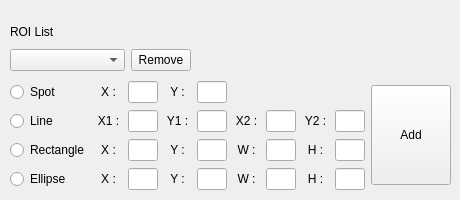
      <widget class="QWidget" name="tabRegionOfInterests">
       <attribute name="title">
        <string>Region of Interests</string>
       </attribute>
       <widget class="QWidget" name="gridLayoutWidget_12">
        <property name="geometry">
         <rect>
          <x>10</x>
          <y>20</y>
          <width>181</width>
          <height>51</height>
         </rect>
        </property>
        <layout class="QGridLayout" name="gridLayout_12">
         <item row="1" column="0">
          <widget class="QComboBox" name="comboBox_ListRoi"/>
         </item>
         <item row="0" column="0">
          <widget class="QLabel" name="label_42">
           <property name="text">
            <string>ROI List</string>
           </property>
          </widget>
         </item>
         <item row="1" column="1">
          <widget class="QPushButton" name="pushButton_RemoveRoiItem">
           <property name="maximumSize">
            <size>
             <width>60</width>
             <height>16777215</height>
            </size>
           </property>
           <property name="text">
            <string>Remove</string>
           </property>
          </widget>
         </item>
        </layout>
       </widget>
       <widget class="QWidget" name="gridLayoutWidget_13">
        <property name="geometry">
         <rect>
          <x>10</x>
          <y>80</y>
          <width>441</width>
          <height>111</height>
         </rect>
        </property>
        <layout class="QGridLayout" name="gridLayout_13">
         <item row="1" column="8">
          <widget class="QLineEdit" name="lineEdit_LineY2">
           <property name="maximumSize">
            <size>
             <width>30</width>
             <height>16777215</height>
            </size>
           </property>
          </widget>
         </item>
         <item row="3" column="3">
          <widget class="QLabel" name="label_52">
           <property name="text">
            <string>Y :</string>
           </property>
           <property name="alignment">
            <set>Qt::AlignCenter</set>
           </property>
          </widget>
         </item>
         <item row="1" column="7">
          <widget class="QLabel" name="label_48">
           <property name="text">
            <string>Y2 :</string>
           </property>
           <property name="alignment">
            <set>Qt::AlignCenter</set>
           </property>
          </widget>
         </item>
         <item row="0" column="4">
          <widget class="QLineEdit" name="lineEdit_SpotY">
           <property name="maximumSize">
            <size>
             <width>30</width>
             <height>16777215</height>
            </size>
           </property>
          </widget>
         </item>
         <item row="3" column="5">
          <widget class="QLabel" name="label_54">
           <property name="text">
            <string>W :</string>
           </property>
           <property name="alignment">
            <set>Qt::AlignCenter</set>
           </property>
          </widget>
         </item>
         <item row="1" column="0">
          <widget class="QRadioButton" name="radioButton_RoiLine">
           <property name="text">
            <string>Line</string>
           </property>
          </widget>
         </item>
         <item row="0" column="3">
          <widget class="QLabel" name="label_44">
           <property name="text">
            <string>Y :</string>
           </property>
           <property name="alignment">
            <set>Qt::AlignCenter</set>
           </property>
          </widget>
         </item>
         <item row="2" column="5">
          <widget class="QLabel" name="label_53">
           <property name="text">
            <string>W :</string>
           </property>
           <property name="alignment">
            <set>Qt::AlignCenter</set>
           </property>
          </widget>
         </item>
         <item row="1" column="3">
          <widget class="QLabel" name="label_46">
           <property name="text">
            <string>Y1 :</string>
           </property>
           <property name="alignment">
            <set>Qt::AlignCenter</set>
           </property>
          </widget>
         </item>
         <item row="0" column="2">
          <widget class="QLineEdit" name="lineEdit_SpotX">
           <property name="minimumSize">
            <size>
             <width>30</width>
             <height>0</height>
            </size>
           </property>
           <property name="maximumSize">
            <size>
             <width>30</width>
             <height>16777215</height>
            </size>
           </property>
          </widget>
         </item>
         <item row="2" column="0">
          <widget class="QRadioButton" name="radioButton_RoiRectangle">
           <property name="text">
            <string>Rectangle</string>
           </property>
          </widget>
         </item>
         <item row="0" column="1">
          <widget class="QLabel" name="label_43">
           <property name="text">
            <string>X :</string>
           </property>
           <property name="alignment">
            <set>Qt::AlignCenter</set>
           </property>
          </widget>
         </item>
         <item row="2" column="7">
          <widget class="QLabel" name="label_55">
           <property name="text">
            <string>H :</string>
           </property>
           <property name="alignment">
            <set>Qt::AlignCenter</set>
           </property>
          </widget>
         </item>
         <item row="2" column="1">
          <widget class="QLabel" name="label_49">
           <property name="text">
            <string>X :</string>
           </property>
           <property name="alignment">
            <set>Qt::AlignCenter</set>
           </property>
          </widget>
         </item>
         <item row="0" column="0">
          <widget class="QRadioButton" name="radioButton_RoiSpot">
           <property name="text">
            <string>Spot</string>
           </property>
          </widget>
         </item>
         <item row="3" column="1">
          <widget class="QLabel" name="label_50">
           <property name="text">
            <string>X :</string>
           </property>
           <property name="alignment">
            <set>Qt::AlignCenter</set>
           </property>
          </widget>
         </item>
         <item row="3" column="0">
          <widget class="QRadioButton" name="radioButton_RoiEllipse">
           <property name="text">
            <string>Ellipse</string>
           </property>
          </widget>
         </item>
         <item row="3" column="7">
          <widget class="QLabel" name="label_56">
           <property name="text">
            <string>H :</string>
           </property>
           <property name="alignment">
            <set>Qt::AlignCenter</set>
           </property>
          </widget>
         </item>
         <item row="1" column="1">
          <widget class="QLabel" name="label_45">
           <property name="text">
            <string>X1 :</string>
           </property>
           <property name="alignment">
            <set>Qt::AlignCenter</set>
           </property>
          </widget>
         </item>
         <item row="1" column="5">
          <widget class="QLabel" name="label_47">
           <property name="text">
            <string>X2 :</string>
           </property>
           <property name="alignment">
            <set>Qt::AlignCenter</set>
           </property>
          </widget>
         </item>
         <item row="0" column="9" rowspan="4">
          <widget class="QPushButton" name="pushButton_AddRoiItem">
           <property name="minimumSize">
            <size>
             <width>0</width>
             <height>100</height>
            </size>
           </property>
           <property name="text">
            <string>Add</string>
           </property>
          </widget>
         </item>
         <item row="2" column="3">
          <widget class="QLabel" name="label_51">
           <property name="text">
            <string>Y :</string>
           </property>
           <property name="alignment">
            <set>Qt::AlignCenter</set>
           </property>
          </widget>
         </item>
         <item row="1" column="6">
          <widget class="QLineEdit" name="lineEdit_LineX2">
           <property name="maximumSize">
            <size>
             <width>30</width>
             <height>16777215</height>
            </size>
           </property>
          </widget>
         </item>
         <item row="1" column="2">
          <widget class="QLineEdit" name="lineEdit_LineX1">
           <property name="maximumSize">
            <size>
             <width>30</width>
             <height>16777215</height>
            </size>
           </property>
          </widget>
         </item>
         <item row="1" column="4">
          <widget class="QLineEdit" name="lineEdit_LineY1">
           <property name="maximumSize">
            <size>
             <width>30</width>
             <height>16777215</height>
            </size>
           </property>
          </widget>
         </item>
         <item row="2" column="2">
          <widget class="QLineEdit" name="lineEdit_RectangleX">
           <property name="maximumSize">
            <size>
             <width>30</width>
             <height>16777215</height>
            </size>
           </property>
          </widget>
         </item>
         <item row="3" column="2">
          <widget class="QLineEdit" name="lineEdit_EllipseX">
           <property name="maximumSize">
            <size>
             <width>30</width>
             <height>16777215</height>
            </size>
           </property>
          </widget>
         </item>
         <item row="2" column="4">
          <widget class="QLineEdit" name="lineEdit_RectangleY">
           <property name="maximumSize">
            <size>
             <width>30</width>
             <height>16777215</height>
            </size>
           </property>
          </widget>
         </item>
         <item row="3" column="4">
          <widget class="QLineEdit" name="lineEdit_EllipseY">
           <property name="maximumSize">
            <size>
             <width>30</width>
             <height>16777215</height>
            </size>
           </property>
          </widget>
         </item>
         <item row="2" column="6">
          <widget class="QLineEdit" name="lineEdit_RectangleW">
           <property name="maximumSize">
            <size>
             <width>30</width>
             <height>16777215</height>
            </size>
           </property>
          </widget>
         </item>
         <item row="3" column="6">
          <widget class="QLineEdit" name="lineEdit_EllipseW">
           <property name="maximumSize">
            <size>
             <width>30</width>
             <height>16777215</height>
            </size>
           </property>
          </widget>
         </item>
         <item row="2" column="8">
          <widget class="QLineEdit" name="lineEdit_RectangleH">
           <property name="maximumSize">
            <size>
             <width>30</width>
             <height>16777215</height>
            </size>
           </property>
          </widget>
         </item>
         <item row="3" column="8">
          <widget class="QLineEdit" name="lineEdit_EllipseH">
           <property name="maximumSize">
            <size>
             <width>30</width>
             <height>16777215</height>
            </size>
           </property>
          </widget>
         </item>
        </layout>
       </widget>
      </widget>
